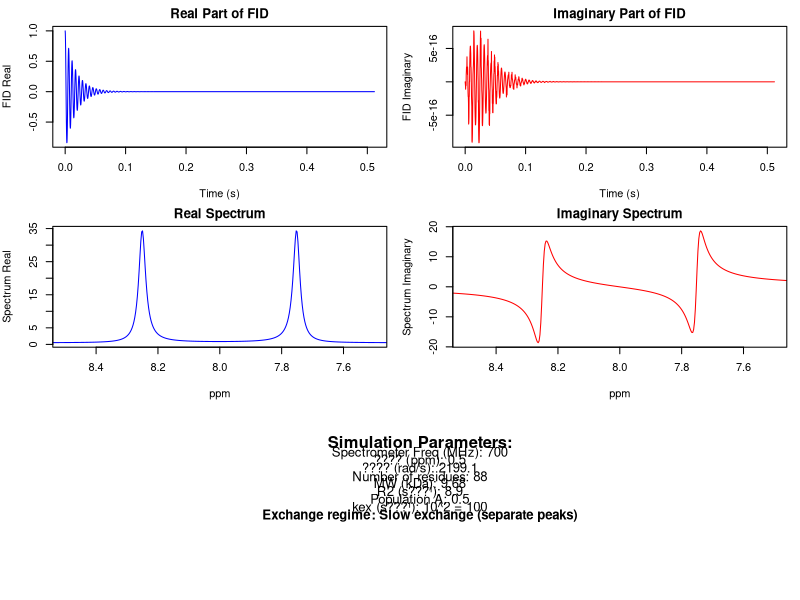

This figure's R source:
#Clear and Set Up WOrkspace
{
# --- Clear Workspace ---
rm(list = ls())
if (!is.null(dev.list())) dev.off()

# --- Function Definitions ---
fftshift <- function(x) {
  n <- length(x)
  p <- ceiling(n/2)
  c(x[(p+1):n], x[1:p])
}
}

## --- "Sliders": Adjustable Parameters ---
log_kex   <- 2       # Exchange rate (log10 scale in s???¹)
delta_ppm <- 0.5       # Chemical shift difference (ppm), usually < 2 ppm
res_num   <- 88      # Number of residues (e.g. 363 residues ~ 40 kDa protein)
ppm_center <- 8.0      # Spectral center (ppm)
MHz       <- 700       # Spectrometer frequency (MHz)
pA        <- 0.5       # Population of State A (0 = all B, 1 = all A)

#Derived Parameters and Simulation Constants
{
# --- Derived Parameters ---
protein_kDa <- res_num * 110 / 1000     # MW in kDa derived from residue count
pB  <- 1 - pA
R2  <- 6 + 0.3 * protein_kDa            # Empirical R2 for folded proteins (s???¹)

# --- Simulation Constants ---
n_points <- 2048
sw <- 4000
dt <- 1 / sw
t <- seq(0, (n_points - 1)) * dt
}
#Run and Visualize Simulation
{
# --- Frequency Axis ---
freq_axis_Hz <- seq(-sw/2, sw/2, length.out = n_points)
freq_axis_ppm <- ppm_center + freq_axis_Hz / MHz

# --- Bloch-McConnell Simulation ---
kex <- 10^log_kex
delta_Hz <- delta_ppm * MHz
omega_A <- (-delta_Hz / 2) * 2 * pi
omega_B <- (delta_Hz / 2) * 2 * pi
kAB <- kex * pB
kBA <- kex * pA

K <- matrix(c(-R2 - 1i * omega_A - kAB, kBA,
              kAB, -R2 - 1i * omega_B - kBA), nrow = 2, byrow = TRUE)

M0 <- c(pA + 0i, pB + 0i)

eigen_K <- eigen(K)
exp_diag <- sapply(t, function(time) {
  exp(eigen_K$values * time)
})

V <- eigen_K$vectors
V_inv <- solve(V)

M_t <- matrix(0+0i, nrow = n_points, ncol = 2)
for (i in seq_len(n_points)) {
  M_t[i, ] <- V %*% (exp_diag[, i] * (V_inv %*% M0))
}

signal <- rowSums(M_t)                # complex FID
spectrum <- fftshift(fft(signal))     # FFT of FID

# --- Extract Components ---
fid_real <- Re(signal)
fid_imag <- Im(signal)
spec_real <- Re(spectrum)
spec_imag <- Im(spectrum)

# --- Exchange regime assessment ---
delta_omega <- 2 * pi * delta_Hz  # angular frequency diff in rad/s

{
# # --- Define exchange regime based on ???? and kex ---
# exchange_regime <- if (kex < delta_omega / 10) {
#   "Slow exchange (kex << ????): Separate peaks are visible."
# } else if (kex > delta_omega * 10 && kex < 10 * R2) {
#   "Fast exchange (kex >> ????): Peaks coalesce to a single averaged signal."
# } else if (kex >= 10 * R2) {
#   "Too fast to observe (kex >> ???? and R2): Exchange is spectroscopically invisible."
# } else {
#   "Intermediate exchange (kex ??? ????): Broadening and coalescence effects observed."
# }
}

# Coalescence threshold derived from theoretical 2-site exchange
# ???? in Hz; coalescence occurs around kex ??? ?? * ???? / ???2 ??? 2.22 * ????
# ???? in rad/s = 2?? * ????
coalescence_kex <- pi * delta_Hz / sqrt(2)

exchange_regime <- if (kex < delta_omega / 10) {
  "Slow exchange (separate peaks)"
} else if (kex < coalescence_kex) {
  "Intermediate exchange (broad peaks, partial coalescence)"
} else if (kex < 10 * R2) {
  "Fast exchange (coalesced peak with minor shoulders)"
} else {
  "Very fast exchange (no exchange broadening observable)"
}


# --- Plot Layout ---
# Define layout matrix: 3 rows, 2 cols; last row spans both cols
layout_matrix <- matrix(c(1, 2,
                          3, 4,
                          5, 5), nrow = 3, byrow = TRUE)
layout(layout_matrix)

# Set margins for plots
par(mar = c(4, 4, 2, 1))

# Plot 1: Real FID
plot(t, fid_real, type = "l", col = "blue",
     xlab = "Time (s)", ylab = "FID Real",
     main = "Real Part of FID")

# Plot 2: Imaginary FID
plot(t, fid_imag, type = "l", col = "red",
     xlab = "Time (s)", ylab = "FID Imaginary",
     main = "Imaginary Part of FID")

# Plot 3: Real Spectrum
plot(freq_axis_ppm, spec_real, type = "l", col = "blue",
     xlab = "ppm", ylab = "Spectrum Real",
     main = "Real Spectrum",
     xlim = c(ppm_center + delta_ppm, ppm_center - delta_ppm))

# Plot 4: Imaginary Spectrum
plot(freq_axis_ppm, spec_imag, type = "l", col = "red",
     xlab = "ppm", ylab = "Spectrum Imaginary",
     main = "Imaginary Spectrum",
     xlim = c(ppm_center + delta_ppm, ppm_center - delta_ppm))

# Plot 5: Parameters and Exchange regime (spans bottom row)
plot.new()
text(0.5, 0.9, "Simulation Parameters:", cex = 1.5, font = 2)
text(0.5, 0.80, paste("Spectrometer Freq (MHz):", MHz), cex = 1.2)
text(0.5, 0.73, paste("???? (ppm):", delta_ppm), cex = 1.2)
text(0.5, 0.66, paste("???? (rad/s):", round(delta_omega, 1)), cex = 1.2)
text(0.5, 0.59, paste("Number of residues:", res_num), cex = 1.2)
text(0.5, 0.52, paste("MW (kDa):", round(protein_kDa, 2)), cex = 1.2)
text(0.5, 0.45, paste("R2 (s???¹):", round(R2, 2)), cex = 1.2)
text(0.5, 0.38, paste("Population A:", round(pA, 2)), cex = 1.2)
text(0.5, 0.31, paste0("kex (s???¹): 10^", round(log_kex, 2), " = ", signif(kex, 3)), cex = 1.2)
text(0.5, 0.24, paste("Exchange regime:", exchange_regime), cex = 1.2, font = 2)
}
